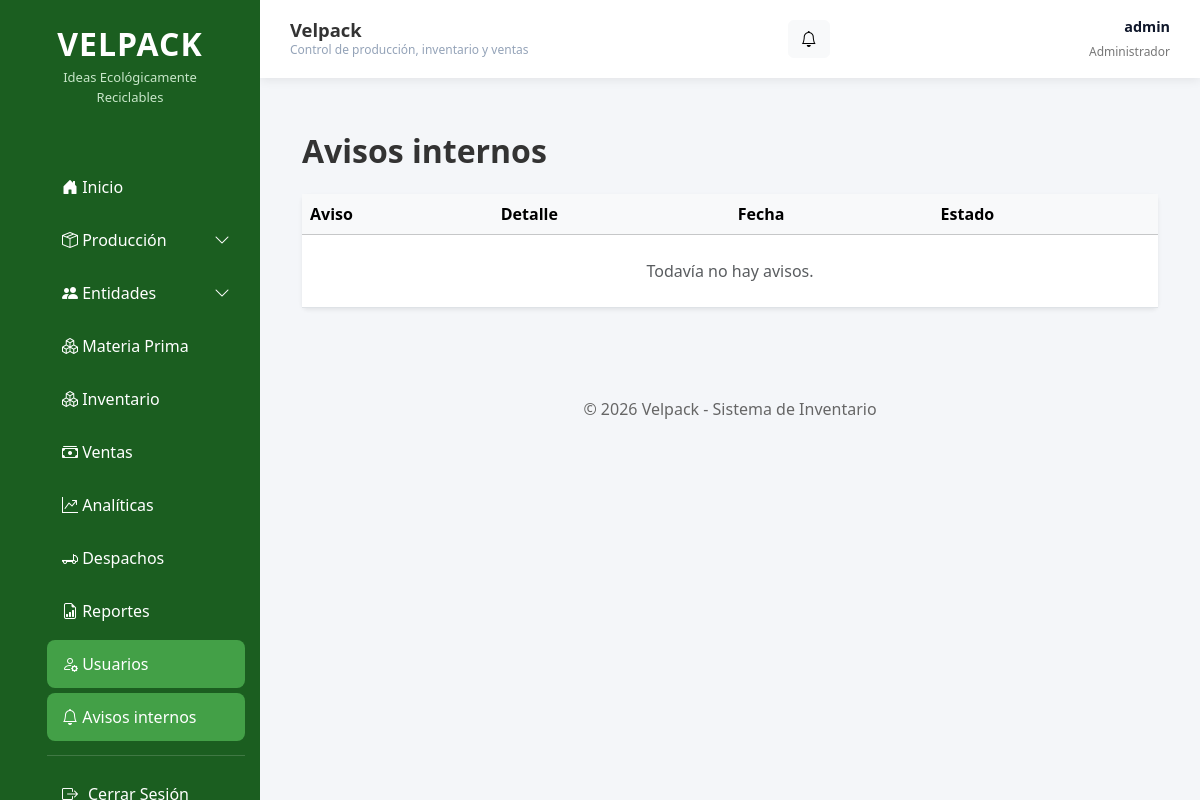
The app's page /accounts/avisos/ (signed in), older data.
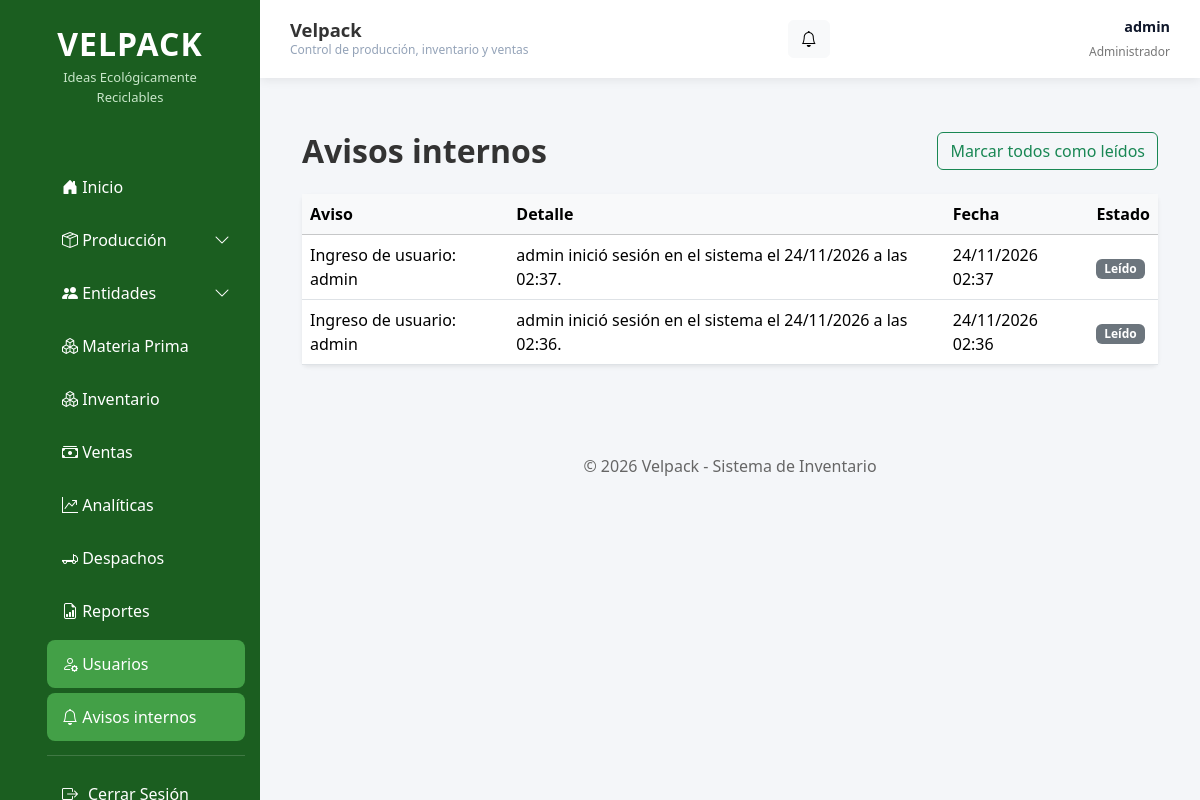
The same page, newer data.
### apps/accounts/models.py (models this page shows, shortened)
class AvisoInterno(models.Model):
    TIPOS = [
        ("ingreso_usuario", "Ingreso de usuario"),
        ("ingreso_operador", "Ingreso de operador"),
    ]
    tipo = models.CharField(max_length=30, choices=TIPOS)
    titulo = models.CharField(max_length=150)
    mensaje = models.TextField()
    usuario = models.ForeignKey(
        User, null=True, blank=True, on_delete=models.SET_NULL, related_name="avisos"
    )
    operador = models.ForeignKey(
        Operador,
        null=True,
        blank=True,
        on_delete=models.SET_NULL,
        related_name="avisos",
    )
    creado_en = models.DateTimeField(auto_now_add=True)
    leido = models.BooleanField(default=False)
    class Meta:
        ordering = ["-creado_en", "-id"]
        verbose_name = "Aviso interno"
        verbose_name_plural = "Avisos internos"

### apps/accounts/views.py (the view)
# urls.py: path('avisos/', views.lista_avisos, name='lista_avisos'),
@_solo_superusuario
def lista_avisos(request):
    avisos = AvisoInterno.objects.select_related("usuario", "operador").all()
    return render(request, "accounts/avisos.html", {"avisos": avisos})

### apps/accounts/context_processors.py (called while the page is built)
def avisos(request):
    user = getattr(request, "user", None)
    if not user or not user.is_authenticated or not user.is_superuser:
        return {"avisos_pendientes": 0, "avisos_recientes": []}
    avisos_qs = AvisoInterno.objects.all()
    return {
        "avisos_pendientes": avisos_qs.filter(leido=False).count(),
        "avisos_recientes": list(avisos_qs[:5]),
    }

### apps/accounts/views.py (called while the page is built)
def _solo_superusuario(view):
    return user_passes_test(lambda u: u.is_superuser)(view)

### templates/accounts/avisos.html (shortened to what this page needs)
{% extends 'base.html' %}
{% block content %}
<div class="container-fluid py-4">
    <div class="d-flex flex-wrap justify-content-between align-items-center gap-2 mb-4">
        <h2 class="fw-bold mb-0">Avisos internos</h2>
        {% if avisos %}
        <form method="post" action="{% url 'marcar_todos_leidos' %}">
            <button type="submit" class="btn btn-outline-success">Marcar todos como leídos</button>
        </form>
        {% endif %}
    </div>
    <div class="card shadow-sm border-0">
        <div class="table-responsive">
            <table class="table table-hover align-middle mb-0">
                <thead class="table-light">
                    <tr>
                        <th>Aviso</th>
                        <th>Detalle</th>
                        <th>Fecha</th>
                        <th>Estado</th>
                    </tr>
                </thead>
                <tbody>
                    {% for aviso in avisos %}
                    <tr class="{% if not aviso.leido %}table-light fw-semibold{% endif %}">
                        <td>{{ aviso.titulo }}</td>
                        <td>{{ aviso.mensaje }}</td>
                        <td>{{ aviso.creado_en|date:"d/m/Y H:i" }}</td>
                        <td>
                            {% if aviso.leido %}
                            <span class="badge bg-secondary">Leído</span>
                            {% else %}
                            <form method="post" action="{% url 'marcar_aviso_leido' aviso.id %}">
                                {% csrf_token %}
                                <button type="submit" class="btn btn-sm btn-outline-primary">Marcar leído</button>
                            </form>
                            {% endif %}
                        </td>
                    </tr>
                    {% empty %}
                    <tr><td colspan="4" class="text-center text-muted py-4">Todavía no hay avisos.</td></tr>
                    {% endfor %}
                </tbody>
            </table>
        </div>
    </div>
</div>
{% endblock %}

### templates/base.html (shortened to what this page needs)
{% load static %}
<!DOCTYPE html>
<html lang="es">
<head>
    <link href="https://cdn.jsdelivr.net/npm/bootstrap@5.3.7/dist/css/bootstrap.min.css" rel="stylesheet">
    <link href="https://cdn.jsdelivr.net/npm/bootstrap-icons@1.13.1/font/bootstrap-icons.min.css" rel="stylesheet">
    <link rel="stylesheet" href="{% static 'css/style.css' %}">
</head>
<body>
<div class="wrapper">
    {% include 'includes/sidebar.html' %}
    <div class="main">
        {% include 'includes/navbar.html' %}
        <div class="content">
            {% block content %}
            {% endblock %}
        </div>
        {% include 'includes/footer.html' %}
    </div>
</div>
</body>
</html>

### templates/includes/sidebar.html (shortened to what this page needs)
<div class="sidebar" id="sidebar">
    <div class="logo">
        <h2>VELPACK</h2>
        <p>Ideas Ecológicamente<br>Reciclables</p>
    </div>
    <div class="menu">
        <ul>
            <li>
                <a href="{% url 'dashboard:inicio' %}"
                   class="{% if request.path == '/' %}active{% endif %}">
                    <i class="bi bi-house-door-fill"></i>
                    Inicio
                </a>
            </li>
            <li>
                <a href="#submenuProduccion"
                   data-bs-toggle="collapse"
                   class="{% if 'produccion' in request.path %}active{% endif %}"
                   aria-expanded="{% if 'produccion' in request.path %}true{% else %}false{% endif %}">
                    <i class="bi bi-box-seam"></i>
                    Producción
                    <span class="float-end"><i class="bi bi-chevron-down"></i></span>
                </a>
            </li>
            {% if user.is_staff %}
            <li>
                <a href="#submenuEntidades"
                   data-bs-toggle="collapse"
                   class="{% if 'clientes' in request.path or 'transportes' in request.path or '/proveedores/' in request.path and 'ingresos' not in request.path %}active{% endif %}"
                   aria-expanded="{% if 'clientes' in request.path or 'transportes' in request.path or '/proveedores/' in request.path and 'ingresos' not in request.path %}true{% else %}false{% endif %}">
                    <i class="bi bi-people-fill"></i>
                    Entidades
                    <span class="float-end"><i class="bi bi-chevron-down"></i></span>
                </a>
            </li>
            <li>
                <a href="{% url 'proveedores:lista_ingresos' %}"
                   class="{% if 'ingresos' in request.path %}active{% endif %}">
                    <i class="bi bi-boxes"></i>
                    Materia Prima
                </a>
            </li>
            {% endif %}
            <li>
                <a href="{% url 'inventario:dashboard' %}"
                   class="{% if 'inventario' in request.path %}active{% endif %}">
                    <i class="bi bi-boxes"></i>
                    Inventario
                </a>
            </li>
            {% if user.is_staff %}
            <li>
                <a href="{% url 'ventas:lista_ventas' %}"
                   class="{% if 'ventas' in request.path %}active{% endif %}">
                    <i class="bi bi-cash-stack"></i>
                    Ventas
                </a>
            </li>
            {% endif %}
            <li>
                <a href="{% url 'analytics:panel' %}"
                   class="{% if 'analytics' in request.path %}active{% endif %}">
                    <i class="bi bi-graph-up-arrow"></i>
                    Analíticas
                </a>
            </li>
            <li>
                <a href="{% url 'despachos:lista' %}"
                   class="{% if 'despachos' in request.path %}active{% endif %}">
                    <i class="bi bi-truck-flatbed"></i>
                    Despachos
                </a>
            </li>
            {% if user.is_superuser %}
            <li>
                <a href="{% url 'reportes:panel' %}"
                   class="{% if 'reportes' in request.path %}active{% endif %}">
                    <i class="bi bi-file-earmark-bar-graph"></i>
                    Reportes
                </a>
            </li>
            <li>
                <a href="{% url 'lista_usuarios' %}"
                   class="{% if 'accounts' in request.path or 'usuarios' in request.path %}active{% endif %}">
                    <i class="bi bi-person-gear"></i>
                    Usuarios
                </a>
            </li>
            <li>
                <a href="{% url 'lista_avisos' %}"
                   class="{% if 'avisos' in request.path %}active{% endif %}">
                    <i class="bi bi-bell"></i>
                    Avisos internos
                </a>
            </li>
            {% endif %}
            <li class="sidebar-divider" aria-hidden="true"></li>
            <li>
                <form method="post" action="{% url 'logout' %}" class="sidebar-logout-form">
                    <button type="submit" class="sidebar-logout">
                        <i class="bi bi-box-arrow-right"></i>
                    </button>
                </form>
            </li>
        </ul>
    </div>
</div>

### templates/includes/navbar.html (shortened to what this page needs)
<nav class="navbar-custom">
    <div class="d-flex align-items-center gap-2 min-w-0">
        <div class="min-w-0">
            <h4 class="text-truncate mb-0">Velpack</h4>
            <small class="navbar-subtitle d-none d-sm-block">Control de producción, inventario y ventas</small>
        </div>
    </div>
    {% if user.is_superuser %}
    <a href="{% url 'lista_avisos' %}" class="btn btn-light position-relative" title="Avisos internos">
        <i class="bi bi-bell"></i>
    </a>
    {% endif %}
    <div class="user-info">
        <strong>{{ user.get_full_name|default:user.username }}</strong>
        <small>
            {% if user.is_superuser %}
                Administrador
            {% elif user.is_staff %}
                Personal autorizado
            {% else %}
                Usuario
            {% endif %}
        </small>
    </div>
</nav>

### templates/includes/footer.html
<footer class="footer">
    © 2026 Velpack - Sistema de Inventario
</footer>

### static/css/style.css (style rules this page uses)
* { margin:0; padding:0; box-sizing:border-box; font-family: "Segoe UI", sans-serif; }
html { -webkit-text-size-adjust:100%; }
body { background:#f4f6f9; color:#333; }
.min-w-0 { min-width:0; }
.wrapper { display:flex; min-height:100vh; }
.sidebar { width:260px; background:#1B5E20; color:#fff; position:fixed; left:0; top:0; bottom:0; overflow-y:auto; z-index:1050; transition:transform .3s ease; }
.sidebar-divider { margin:14px 15px !important; border-top:1px solid rgba(255,255,255,.16); }
.sidebar-logout-form { margin:0; }
.sidebar-logout { display:flex; align-items:center; gap:10px; width:100%; padding:12px 15px; border:0; border-radius:8px; background:transparent; color:#fff; font-size:1rem; text-align:left; transition:background .3s; }
.logo { text-align:center; padding:25px 15px; }
.logo h2 { margin-bottom:5px; font-weight:bold; letter-spacing:1px; }
.logo p { font-size:13px; color:#c8e6c9; }
.menu { margin-top:15px; }
.menu ul { list-style:none; }
.menu ul li { margin:5px 15px; }
.menu ul li a { display:block; color:white; text-decoration:none; padding:12px 15px; border-radius:8px; transition:.3s; }
.menu ul li a.active { background:#43A047; }
.main { margin-left:260px; width:calc(100% - 260px); min-width:0; }
.navbar-custom { position:sticky; top:0; z-index:1020; background:white; padding:16px 30px; display:flex; justify-content:space-between; align-items:center; gap:16px; box-shadow:0 2px 10px rgba(0,0,0,.08); }
.navbar-custom h4 { margin:0; font-weight:600; font-size:1.15rem; }
.navbar-subtitle { color:#94a3b8; font-size:.75rem; }
.user-info { flex:0 0 auto; text-align:right; }
.user-info strong { display:block; max-width:220px; overflow:hidden; color:#0f172a; font-size:.9rem; text-overflow:ellipsis; white-space:nowrap; }
.user-info small { color:#777; font-size:.75rem; }
.content { padding:30px; }
.table { margin-bottom:0; }
.table thead { background:#2E7D32; color:white; }
.footer { text-align:center; padding:15px; color:#666; margin-top:20px; }
.table-responsive { -webkit-overflow-scrolling:touch; scrollbar-width:thin; }
.navbar-custom .btn { flex:0 0 auto; }

Row changes from the older to the newer data that the page shows:
added AvisoInterno: titulo "Ingreso de usuario: admin", mensaje "admin inició sesión en el sistema el 24/11/2026 a las 02:37.", creado_en "24/11/2026 02:37", leido "Leído"
added AvisoInterno: titulo "Ingreso de usuario: admin", mensaje "admin inició sesión en el sistema el 24/11/2026 a las 02:36.", creado_en "24/11/2026 02:36", leido "Leído"
Text that changed along with them:
text no longer shown: "Todavía no hay avisos."
text now shown: "Marcar todos como leídos"
